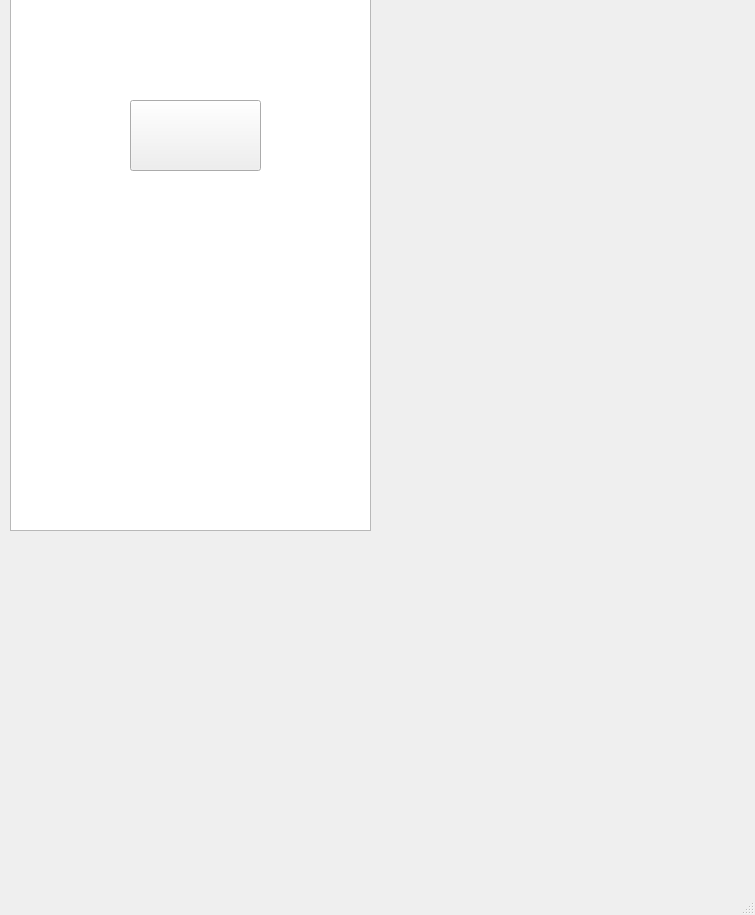
<?xml version="1.0" encoding="UTF-8"?>
<ui version="4.0">
 <class>MainWindow</class>
 <widget class="QMainWindow" name="MainWindow">
  <property name="enabled">
   <bool>true</bool>
  </property>
  <property name="geometry">
   <rect>
    <x>0</x>
    <y>0</y>
    <width>755</width>
    <height>915</height>
   </rect>
  </property>
  <property name="minimumSize">
   <size>
    <width>0</width>
    <height>0</height>
   </size>
  </property>
  <property name="maximumSize">
   <size>
    <width>16777215</width>
    <height>16777215</height>
   </size>
  </property>
  <property name="windowTitle">
   <string>MainWindow</string>
  </property>
  <widget class="QWidget" name="centralwidget">
   <widget class="QGraphicsView" name="graphicsView">
    <property name="geometry">
     <rect>
      <x>10</x>
      <y>-10</y>
      <width>361</width>
      <height>541</height>
     </rect>
    </property>
    <property name="minimumSize">
     <size>
      <width>0</width>
      <height>0</height>
     </size>
    </property>
    <property name="maximumSize">
     <size>
      <width>16777215</width>
      <height>16777215</height>
     </size>
    </property>
   </widget>
   <widget class="QPushButton" name="playButton">
    <property name="geometry">
     <rect>
      <x>130</x>
      <y>100</y>
      <width>131</width>
      <height>71</height>
     </rect>
    </property>
    <property name="styleSheet">
     <string notr="true">border-image: url(:/imagenes/play_button.jpg);</string>
    </property>
    <property name="text">
     <string/>
    </property>
   </widget>
  </widget>
  <widget class="QMenuBar" name="menubar">
   <property name="geometry">
    <rect>
     <x>0</x>
     <y>0</y>
     <width>755</width>
     <height>21</height>
    </rect>
   </property>
  </widget>
  <widget class="QStatusBar" name="statusbar"/>
 </widget>
 <resources/>
 <connections/>
</ui>
